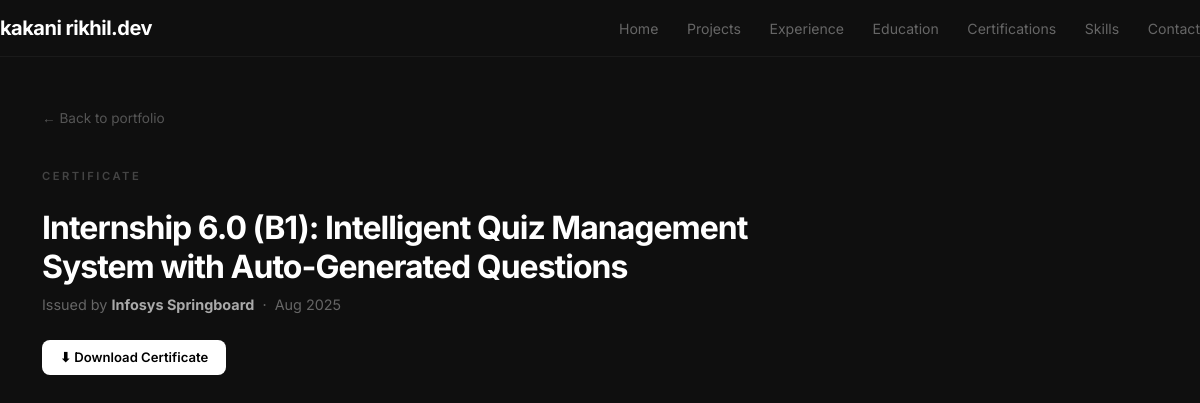
The page /certificates/3/ on the database its author committed.
### portfolio/models.py (models this page shows, shortened)
class Profile(models.Model):
    name        = models.CharField(max_length=100)
    tagline     = models.CharField(max_length=200)   # "Django backend developer building..."
    bio         = models.TextField(blank=True)        # longer about me text
    photo       = models.ImageField(upload_to='profile/')
    github_url  = models.URLField(blank=True)
    linkedin_url = models.URLField(blank=True)
    email       = models.EmailField(blank=True)
    available_for_work = models.BooleanField(default=True)  # controls the green badge
    class Meta:
        verbose_name_plural = 'Profile'  # fixes spelling in admin sidebar

class Certification(models.Model):
    title            = models.CharField(max_length=200)
    issuer           = models.CharField(max_length=200)
    issued_date      = models.CharField(max_length=50)
    certificate_file = models.FileField(upload_to='certificates/', blank=True)
    preview_image    = models.ImageField(upload_to='certificates/previews/', blank=True)
    order            = models.IntegerField(default=0)
    class Meta:
        ordering = ['order']
    def is_pdf(self):
        if self.certificate_file:
            return self.certificate_file.name.lower().endswith('.pdf')
        return False
    def is_image(self):
        if self.certificate_file:
            name = self.certificate_file.name.lower()
            return name.endswith(('.jpg', '.jpeg', '.png', '.webp'))
        return False

### portfolio/views.py (the view)
# urls.py: path('certificates/<int:pk>/',  views.certificate_detail,   name='certificate-detail'),
def certificate_detail(request, pk):
    cert = get_object_or_404(Certification, id=pk)
    return render(request, 'portfolio/certificate_detail.html', {
        'cert': cert,
    })

### portfolio/context_processors.py (called while the page is built)
def profile(request):
    return {
        'site_profile': Profile.objects.first()
    }

### portfolio/templates/portfolio/certificate_detail.html (shortened to what this page needs)
{% extends 'portfolio/base.html' %}
{% load static %}
{% block content %}
<a href="/#certifications"
   style="color:#555; text-decoration:none; font-size:0.85rem;
          display:inline-flex; align-items:center; gap:6px; margin-bottom:2.5rem;">
    ← Back to portfolio
</a>
<div style="max-width:720px; margin-bottom:2rem;">
    <p class="section-title">Certificate</p>
    <h1 style="color:#fff; font-size:2rem; font-weight:700;
               letter-spacing:-1px; margin-bottom:0.5rem;">
        {{ cert.title }}
    </h1>
    <p style="color:#666; font-size:0.9rem; margin-bottom:1.5rem;">
        Issued by <strong style="color:#aaa;">{{ cert.issuer }}</strong>
        &nbsp;·&nbsp; {{ cert.issued_date }}
    </p>
    {% if cert.certificate_file %}
    <a href="{% url 'certificate-download' cert.id %}"
       class="btn-primary"
       style="display:inline-flex; align-items:center; gap:8px;">
        ⬇ Download Certificate
    </a>
    {% endif %}
</div>
{% endblock %}

### portfolio/templates/portfolio/base.html (shortened to what this page needs)
{% load static %}
<!DOCTYPE html>
<html lang="en">
<head>
    {% load static %}
    <link rel="stylesheet" href="{% static 'portfolio/css/style.css' %}">
    <link href="https://cdn.jsdelivr.net/npm/bootstrap@5.3.0/dist/css/bootstrap.min.css" rel="stylesheet">
</head>
<body>
<nav class="navbar d-flex justify-content-between align-items-center">
    <a class="navbar-brand" href="/">
        {% if site_profile %}{{ site_profile.name|lower }}.dev
        {% else %}Rikhil.dev{% endif %}
    </a>
    <div class="nav-links">
        <a href="/">Home</a>
        <a href="#projects">Projects</a>
        <a href="#experience">Experience</a>
        <a href="#education">Education</a>
        <a href="#certifications">Certifications</a>
        <a href="#skills">Skills</a>
        <a href="{% url 'contact' %}">Contact</a>
    </div>
</nav>
<div class="container py-5">
    {% block content %}{% endblock %}
</div>
</body>
</html>

### portfolio/static/portfolio/css/style.css (style rules this page uses)
html, body { background-color: #0f0f0f !important; color: #e0e0e0 !important; min-height: 100vh; }
.container, .container-fluid { background-color: transparent !important; }
section, div { background-color: transparent; }
* { font-family: 'Inter', sans-serif; box-sizing: border-box; }
body { background: #0f0f0f; color: #e0e0e0; margin: 0; }
.navbar { background: #0f0f0f !important; border-bottom: 1px solid #1a1a1a; padding: 1rem 2rem; position: sticky; top: 0; z-index: 100; backdrop-filter: blur(10px); }
.navbar-brand { font-weight: 700; font-size: 1.1rem; color: #fff !important; letter-spacing: -0.5px; text-decoration: none; }
.nav-links a { color: #666; text-decoration: none; margin-left: 1.5rem; font-size: 0.88rem; transition: color 0.2s; }
.section-title { font-size: 0.7rem; font-weight: 600; letter-spacing: 2.5px; text-transform: uppercase; color: #444; margin-bottom: 1.5rem; }
.btn-primary { background: #fff; color: #000; border: none; font-weight: 600; font-size: 0.82rem; padding: 8px 18px; border-radius: 8px; transition: background 0.2s; text-decoration: none; display: inline-block; }

### rows shown on the page
Profile: name "kakani rikhil"
Certification: title "Internship 6.0 (B1): Intelligent Quiz Management System with Auto-Generated Questions", issuer "Infosys Springboard", issued_date "Aug 2025"
